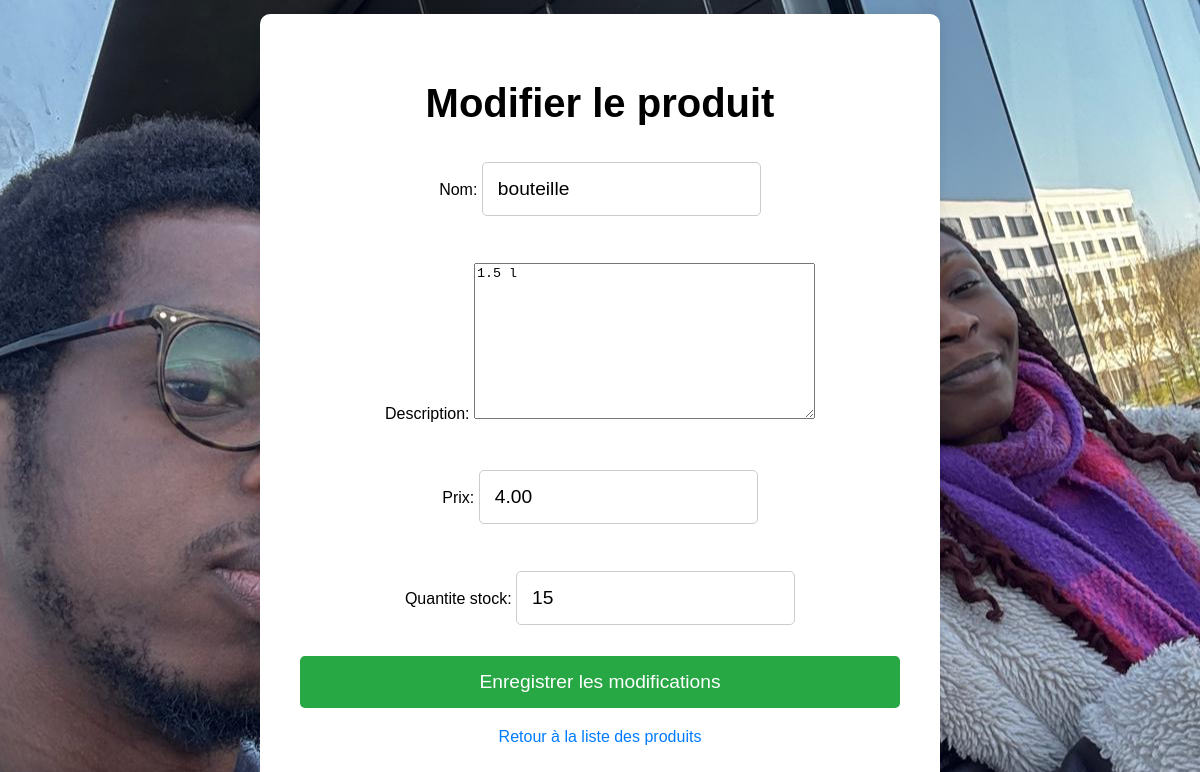
Page /inventaire/produit/modifier/3/ on the committed database.
### inventaire/models.py (models this page shows, shortened)
class Produit(models.Model):
    nom = models.CharField(max_length=100)  # Le nom du produit
    description = models.TextField()        # La description du produit
    prix = models.DecimalField(max_digits=10, decimal_places=2)  # Le prix du produit
    quantite_stock = models.PositiveIntegerField()  # La quantité en stock

### inventaire/views.py (the view)
# urls.py: path('produit/modifier/<int:pk>/', views.modifier_produit, name='modifier_produit'),
def modifier_produit(request, pk):
    produit = get_object_or_404(Produit, pk=pk)
    if request.method == 'POST':
        form = ProduitForm(request.POST, instance=produit)
        if form.is_valid():
            form.save()
            return redirect('liste_produits')
    else:
        form = ProduitForm(instance=produit)
    return render(request, 'inventaire/modifier_produit.html', {'form': form})

### inventaire/forms.py
class ProduitForm(forms.ModelForm):
    class Meta:
        model = Produit  # Spécifie le modèle associé au formulaire
        fields = ['nom', 'description', 'prix', 'quantite_stock']  # Les champs à inclure dans le formulaire

### inventaire/templates/inventaire/modifier_produit.html (shortened to what this page needs)
<!DOCTYPE html>
<html lang="fr">
<head>
    {% load static %}
    <link rel="stylesheet" href="{% static 'css/style.css' %}">
</head>
<body>
    <div class="container">
        <h1>Modifier le produit</h1>
        <form method="POST">
            {{ form.as_p }}
            <button type="submit">Enregistrer les modifications</button>
        </form>
        <div class="back-link">
            <a href="{% url 'liste_produits' %}">Retour à la liste des produits</a>
        </div>
    </div>
</body>
</html>

### inventaire/static/css/style.css (style rules this page uses)
body { font-family: Arial, sans-serif; margin: 0; padding: 0; height: 100%; background: white url("images/background.jpg") no-repeat; background-size: cover; background-position: center; background-attachment: fixed; display: flex; justify-content: center; align-items: center; text-align: center; }

### inventaire/templates/inventaire/modifier_produit.html (style rules this page uses)
body { font-family: Arial, sans-serif; background-color: #f4f4f4; margin: 0; padding: 0; display: flex; justify-content: center; align-items: center; height: 100vh; }
.container { background-color: white; padding: 40px; border-radius: 10px; box-shadow: 0 0 10px rgba(0, 0, 0, 0.1); width: 100%; max-width: 600px; }
h1 { font-size: 2.5em; margin-bottom: 20px; text-align: center; }
form { display: flex; flex-direction: column; gap: 15px; }
form input { padding: 15px; font-size: 1.2em; border-radius: 5px; border: 1px solid #ccc; }
form button { background-color: #28a745; color: white; padding: 15px; font-size: 1.2em; border-radius: 5px; border: none; cursor: pointer; transition: background-color 0.3s ease; }
.back-link { text-align: center; margin-top: 20px; }
.back-link a { color: #007BFF; text-decoration: none; }

### rows in the picture
Produit: nom "bouteille", description "1.5 l", prix "4.00", quantite_stock "15"
